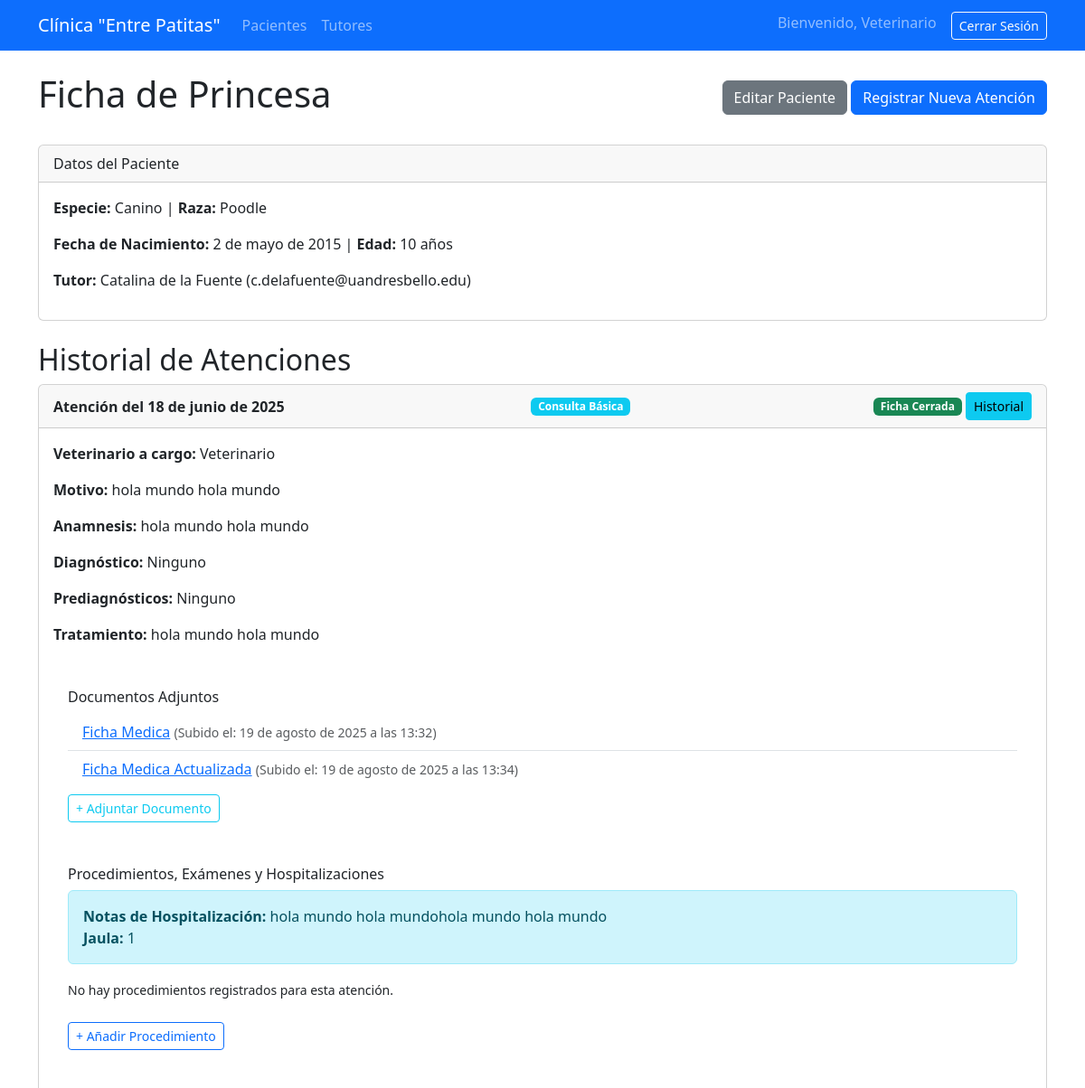
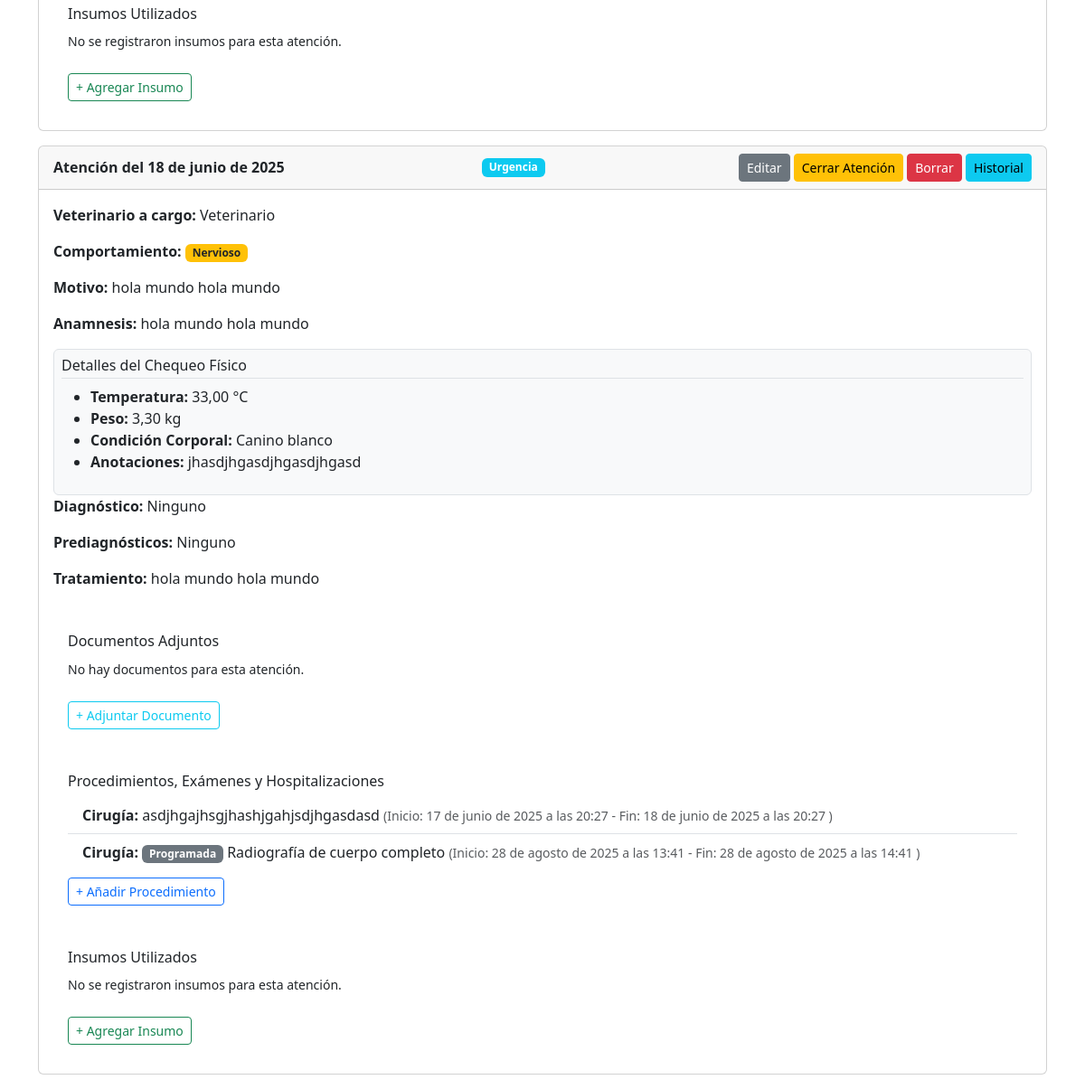
The app's page /gestion/pacientes/3/ (signed in), older data (2 pictures, top to bottom).
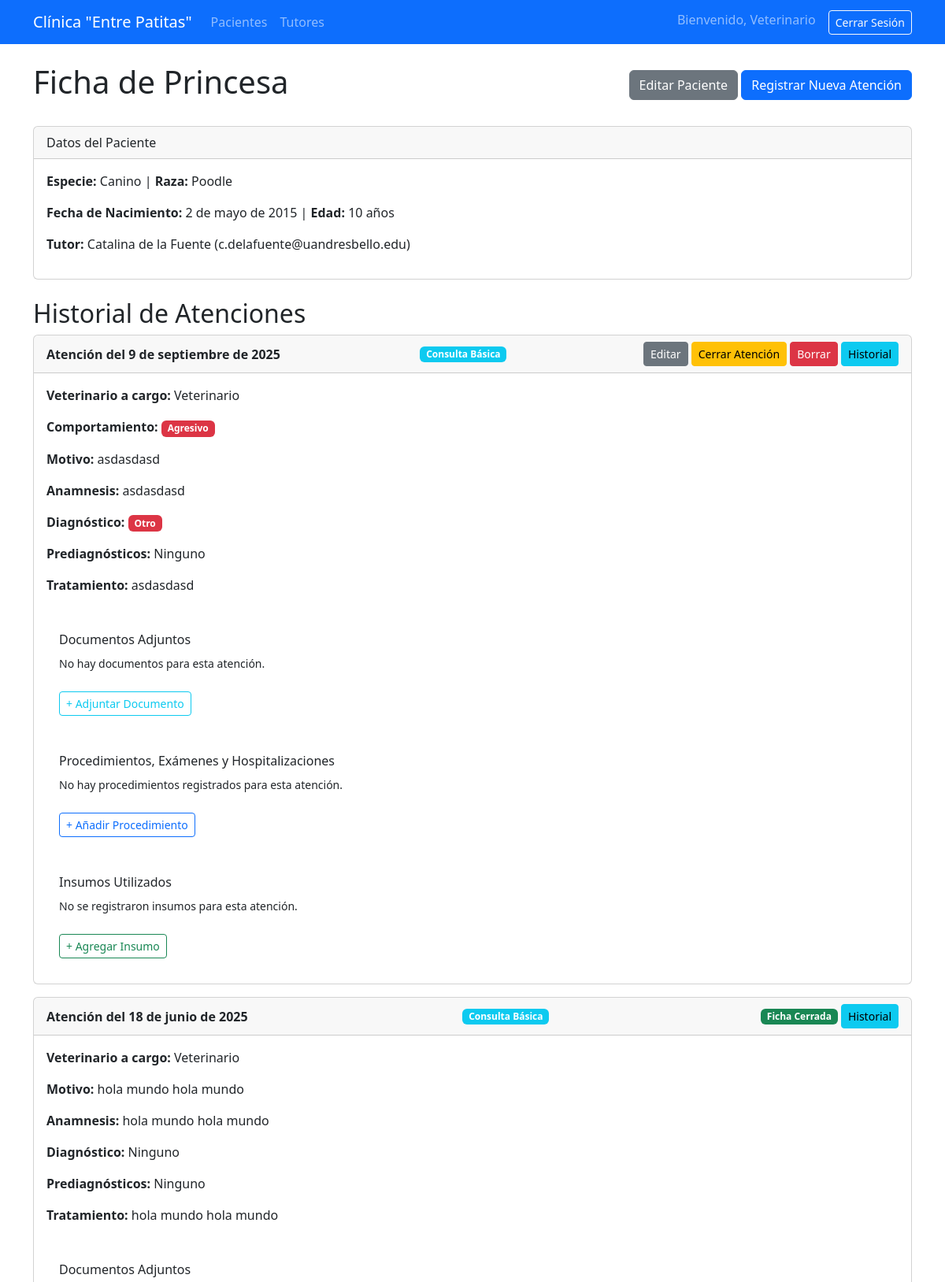
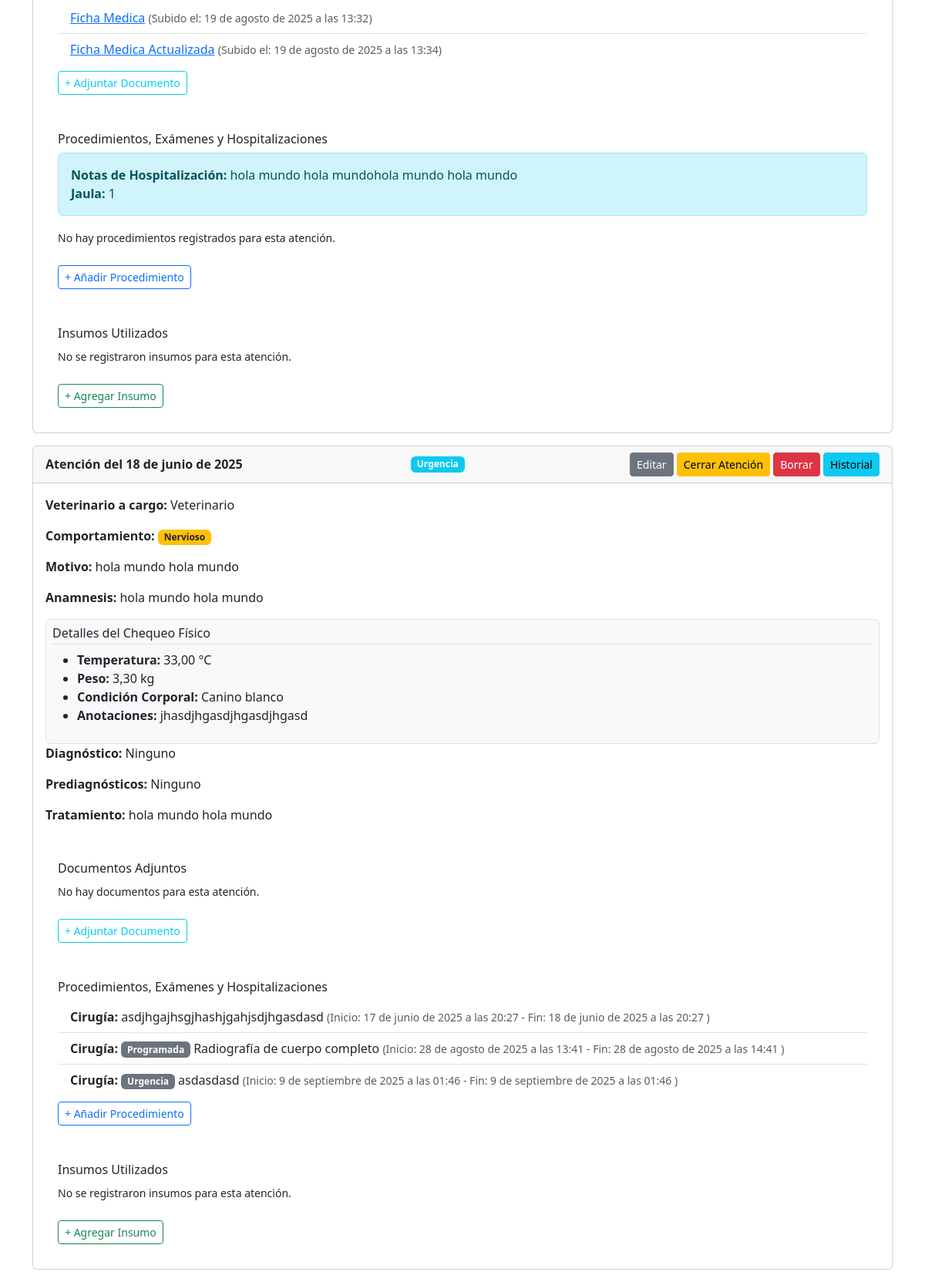
The same page, newer data (2 pictures, top to bottom).
### gestion/models.py (models this page shows, shortened)
class AtencionMedica(models.Model):
    TIPO_ATENCION_CHOICES = [
        ('Clínica', 'Clínica Veterinaria'),
        ('Club', 'Club Entre Patitas')
    ]
    TIPO_VISITA_CHOICES = [
        ('Consulta', 'Consulta Básica'),
        ('Urgencia', 'Urgencia'),
        ('Domicilio', 'Visita a Domicilio'),
    ]
    ESTADO_EMOCIONAL_CHOICES = [
        ('Tranquilo', 'Tranquilo'),
        ('Nervioso', 'Nervioso'),
        ('Agresivo', 'Agresivo'),
    ]
    ficha_clinica = models.ForeignKey(FichaClinica, on_delete=models.CASCADE, related_name='atenciones')
    fecha_atencion = models.DateTimeField(auto_now_add=True)
    veterinario = models.ForeignKey(User, on_delete=models.SET_NULL, null=True)
    tipo_atencion = models.CharField(max_length=10, choices=TIPO_ATENCION_CHOICES)
    tipo_visita = models.CharField(max_length=20, choices=TIPO_VISITA_CHOICES)
    motivo_consulta = models.TextField(help_text="Debe tener un mínimo de 10 caracteres.")
    anamnesis = models.TextField(verbose_name="Anamnesis (antecedentes previos y actuales)")
    diagnosticos = models.ManyToManyField(Diagnostico, related_name='atenciones', blank=True, verbose_name="Diagnósticos")
    prediagnosticos = models.ManyToManyField(Diagnostico, related_name='atenciones_prediagnostico', blank=True, verbose_name="Prediagnósticos (Opcional)")
    tratamiento = models.TextField()
    estado_emocional = models.CharField(max_length=20, choices=ESTADO_EMOCIONAL_CHOICES, blank=True, null=True, verbose_name="Comportamiento del Paciente")
    esta_cerrada = models.BooleanField(default=False)
    notas_hospitalizacion = models.TextField(blank=True, null=True, help_text="Notas específicas de la hospitalización")
    jaula_numero = models.CharField(max_length=10, blank=True, null=True, verbose_name="Número de Jaula")
    history = HistoricalRecords()

class DocumentoAdjunto(models.Model):
    atencion_medica = models.ForeignKey(AtencionMedica, on_delete=models.CASCADE, related_name='documentos')
    titulo = models.CharField(max_length=100)
    archivo = models.FileField(upload_to='documentos/')
    fecha_subida = models.DateTimeField(auto_now_add=True)

class ChequeoFisico(models.Model):
    atencion_medica = models.OneToOneField(AtencionMedica, on_delete=models.CASCADE, related_name='chequeo')
    temperatura = models.DecimalField(max_digits=4, decimal_places=2)
    peso = models.DecimalField(max_digits=5, decimal_places=2)
    condicion_corporal = models.CharField(max_length=100)
    anotaciones = models.TextField(blank=True, null=True)

class Procedimiento(models.Model):
    TIPO_PROCEDIMIENTO_CHOICES = [
        ('Cirugía', 'Cirugía'),
        ('Examen', 'Examen'),
        ('Hospitalización', 'Hospitalización')
    ]
    TIPO_CIRUGIA_CHOICES = [
        ('Urgencia', 'Urgencia'),
        ('Programada', 'Programada'),
    ]
    atencion_medica = models.ForeignKey(AtencionMedica, on_delete=models.CASCADE, related_name='procedimientos')
    tipo = models.CharField(max_length=20, choices=TIPO_PROCEDIMIENTO_CHOICES)
    tipo_cirugia = models.CharField(max_length=20, choices=TIPO_CIRUGIA_CHOICES, blank=True, null=True, verbose_name="Tipo de Cirugía")
    descripcion = models.TextField()
    fecha_inicio = models.DateTimeField()
    fecha_fin = models.DateTimeField(blank=True, null=True)

class Diagnostico(models.Model):
    nombre = models.CharField(max_length=100, unique=True)
    descripcion = models.TextField(blank=True, null=True)

### gestion/views.py (the view)
# urls.py: path('pacientes/<int:paciente_id>/', views.detalle_paciente, name='detalle_paciente'),
@login_required
def detalle_paciente(request, paciente_id):
    paciente = get_object_or_404(Paciente, pk=paciente_id)
    try:
        ficha = FichaClinica.objects.get(paciente=paciente)
        atenciones = AtencionMedica.objects.filter(ficha_clinica=ficha).order_by('-fecha_atencion')
    except FichaClinica.DoesNotExist:
        ficha = None
        atenciones = []
    contexto = {
        'paciente': paciente,
        'ficha': ficha,
        'atenciones': atenciones,
    }
    return render(request, 'gestion/detalle_paciente.html', contexto)

### gestion/models.py (called while the page is built)
    @property
    def edad(self):
        hoy = date.today()
        if self.fecha_nacimiento:
            edad_calculada = hoy.year - self.fecha_nacimiento.year
            if (hoy.month, hoy.day) < (self.fecha_nacimiento.month, self.fecha_nacimiento.day):
                edad_calculada -= 1
            return edad_calculada
        return None

### gestion/templates/gestion/detalle_paciente.html (shortened to what the changed rows need)
{% extends 'gestion/base.html' %}
{% block content %}
    <div class="d-flex justify-content-between align-items-center mb-4">
        <h1>Ficha de {{ paciente.nombre }}</h1>
    </div>
    <h2>Historial de Atenciones</h2>
    {% for atencion in atenciones %}
        <div class="card mb-3">
            <div class="card-header d-flex justify-content-between align-items-center">
                <strong>Atención del {{ atencion.fecha_atencion.date }}</strong>
                <span class="badge bg-info ms-1">{{ atencion.get_tipo_visita_display }}</span>
                <div>
                    {% if atencion.esta_cerrada %}
                        <span class="badge bg-success">Ficha Cerrada</span>
                    {% else %}
                        <a href="{% url 'editar_atencion' paciente.id atencion.id %}" class="btn btn-secondary btn-sm">Editar</a>
                        <a href="{% url 'cerrar_atencion' paciente.id atencion.id %}" class="btn btn-warning btn-sm">Cerrar Atención</a>
                        <a href="{% url 'borrar_atencion' paciente.id atencion.id %}" class="btn btn-danger btn-sm">Borrar</a>
                    {% endif %}
                    <a href="{% url 'ver_historial_atencion' atencion.id %}" class="btn btn-info btn-sm">Historial</a>
                </div>
            </div>
            <div class="card-body">
                <p><strong>Veterinario a cargo:</strong> {{ atencion.veterinario.username|default:"No asignado" }}</p>
                {% if atencion.estado_emocional %}
                    <p><strong>Comportamiento:</strong>
                        {% if atencion.estado_emocional == 'Agresivo' %}
                            <span class="badge bg-danger">{{ atencion.estado_emocional }}</span>
                        {% elif atencion.estado_emocional == 'Nervioso' %}
                            <span class="badge bg-warning text-dark">{{ atencion.estado_emocional }}</span>
                        {% else %}
                            <span class="badge bg-secondary">{{ atencion.estado_emocional }}</span>
                        {% endif %}
                    </p>
                {% endif %}
                <p><strong>Motivo:</strong> {{ atencion.motivo_consulta }}</p>
                <p><strong>Anamnesis:</strong> {{ atencion.anamnesis }}</p>
                {% if atencion.chequeo %}
                    <div class="p-2 bg-light border rounded mt-2">
                        <h6 class="border-bottom pb-1">Detalles del Chequeo Físico</h6>
                        <ul>
                            <li><strong>Temperatura:</strong> {{ atencion.chequeo.temperatura }} °C</li>
                            <li><strong>Peso:</strong> {{ atencion.chequeo.peso }} kg</li>
                            <li><strong>Condición Corporal:</strong> {{ atencion.chequeo.condicion_corporal }}</li>
                            {% if atencion.chequeo.anotaciones %}
                            <li><strong>Anotaciones:</strong> {{ atencion.chequeo.anotaciones }}</li>
                            {% endif %}
                        </ul>
                    </div>
                {% endif %}
                <p><strong>Diagnóstico:</strong>
                    {% for diag in atencion.diagnosticos.all %}
                        <span class="badge bg-danger">{{ diag.nombre }}</span>
                    {% empty %}
                        Ninguno
                    {% endfor %}
                </p>
                <p><strong>Prediagnósticos:</strong>
                    {% for prediag in atencion.prediagnosticos.all %}
                        <span class="badge bg-warning text-dark">{{ prediag.nombre }}</span>
                    {% empty %}
                        Ninguno
                    {% endfor %}
                </p>
                <p><strong>Tratamiento:</strong> {{ atencion.tratamiento }}</p>
                <div class="card-body">
                    <div class="mt-3">
                        <h6>Documentos Adjuntos</h6>
                        {% if atencion.documentos.all %}
                            <ul class="list-group list-group-flush">
                            {% for doc in atencion.documentos.all %}
                                <li class="list-group-item">
                                    <a href="{{ doc.archivo.url }}" target="_blank">{{ doc.titulo }}</a>
                                    <small class="text-muted"> (Subido el: {{ doc.fecha_subida }})</small>
                                </li>
                            {% endfor %}
                            </ul>
                        {% else %}
                            <p><small>No hay documentos para esta atención.</small></p>
                        {% endif %}
                        <a href="{% url 'adjuntar_documento' atencion.id %}" class="btn btn-outline-info btn-sm mt-2">+ Adjuntar Documento</a>
                    </div>
                </div>
                <div class="card-body">
                    <div class="mt-3">
                        <h6>Procedimientos, Exámenes y Hospitalizaciones</h6>
                        {% if atencion.procedimientos.all %}
                            <ul class="list-group list-group-flush">
                            {% for procedimiento in atencion.procedimientos.all %}
                                <li class="list-group-item">
                                    <strong>{{ procedimiento.get_tipo_display }}:</strong>
                                    {% if procedimiento.tipo == 'Cirugía' and procedimiento.tipo_cirugia %}
                                        <span class="badge bg-secondary">{{ procedimiento.get_tipo_cirugia_display }}</span>
                                    {% endif %}
                                    {{ procedimiento.descripcion }}
                                    <small class="text-muted">
                                        (Inicio: {{ procedimiento.fecha_inicio }}
                                        {% if procedimiento.fecha_fin %}
                                            - Fin: {{ procedimiento.fecha_fin }}
                                        {% endif %})
                                    </small>
                                </li>
                            {% endfor %}
                            </ul>
                        {% else %}
                        {% if atencion.notas_hospitalizacion %}
                            <div class="alert alert-info mt-2">
                                <strong>Notas de Hospitalización:</strong> {{ atencion.notas_hospitalizacion }}<br>
                                <strong>Jaula:</strong> {{ atencion.jaula_numero|default:'No especificada' }}
                            </div>
                        {% endif %}
                            <p><small>No hay procedimientos registrados para esta atención.</small></p>
                        {% endif %}
                        <a href="{% url 'crear_procedimiento' atencion.id %}" class="btn btn-outline-primary btn-sm mt-2">+ Añadir Procedimiento</a>
                    </div>
                </div>
                <div class="card-body">
                    <div class="mt-3">
                        <h6>Insumos Utilizados</h6>
                        {% if atencion.insumos_utilizados.all %}
                            <table class="table table-sm table-bordered">
                                <thead>
                                    <tr>
                                        <th>Insumo</th>
                                        <th>Cantidad</th>
                                        <th>Costo Unitario</th>
                                        <th>Costo Total</th>
                                    </tr>
                                </thead>
                                <tbody>
                                {% for item in atencion.insumos_utilizados.all %}
                                    <tr>
                                        <td>{{ item.insumo.nombre }}</td>
                                        <td>{{ item.cantidad }}</td>
                                        <td>${{ item.insumo.costo }}</td>
                                        <td>${{ item.costo_total }}</td>
                                    </tr>
                                {% endfor %}
                                </tbody>
                            </table>
                        {% else %}
                            <p><small>No se registraron insumos para esta atención.</small></p>
                        {% endif %}
                        <a href="{% url 'agregar_insumo' atencion.id %}" class="btn btn-outline-success btn-sm mt-2">+ Agregar Insumo</a>
                    </div>
                </div>
            </div>
        </div>
    {% empty %}
        <div class="alert alert-info">No hay atenciones registradas.</div>
    {% endfor %}
{% endblock %}

Row changes from the older to the newer data that the page shows:
added AtencionMedica: fecha_atencion "9 de septiembre de 2025", tipo_visita "Consulta Básica", esta_cerrada "Editar", veterinario.username "Veterinario", estado_emocional "Agresivo", motivo_consulta "asdasdasd", anamnesis "asdasdasd", tratamiento "asdasdasd", shows "No hay documentos para esta atención.", shows "No hay procedimientos registrados para esta atención.", shows "No se registraron insumos para esta atención."
now on this page (row unchanged): Diagnostico: nombre "Otro"
added Procedimiento: tipo "Cirugía", tipo_cirugia "Urgencia", descripcion "asdasdasd", fecha_inicio "9 de septiembre de 2025 a las 01:46", fecha_fin "9 de septiembre de 2025 a las 01:46", shown under AtencionMedica "Urgencia"
